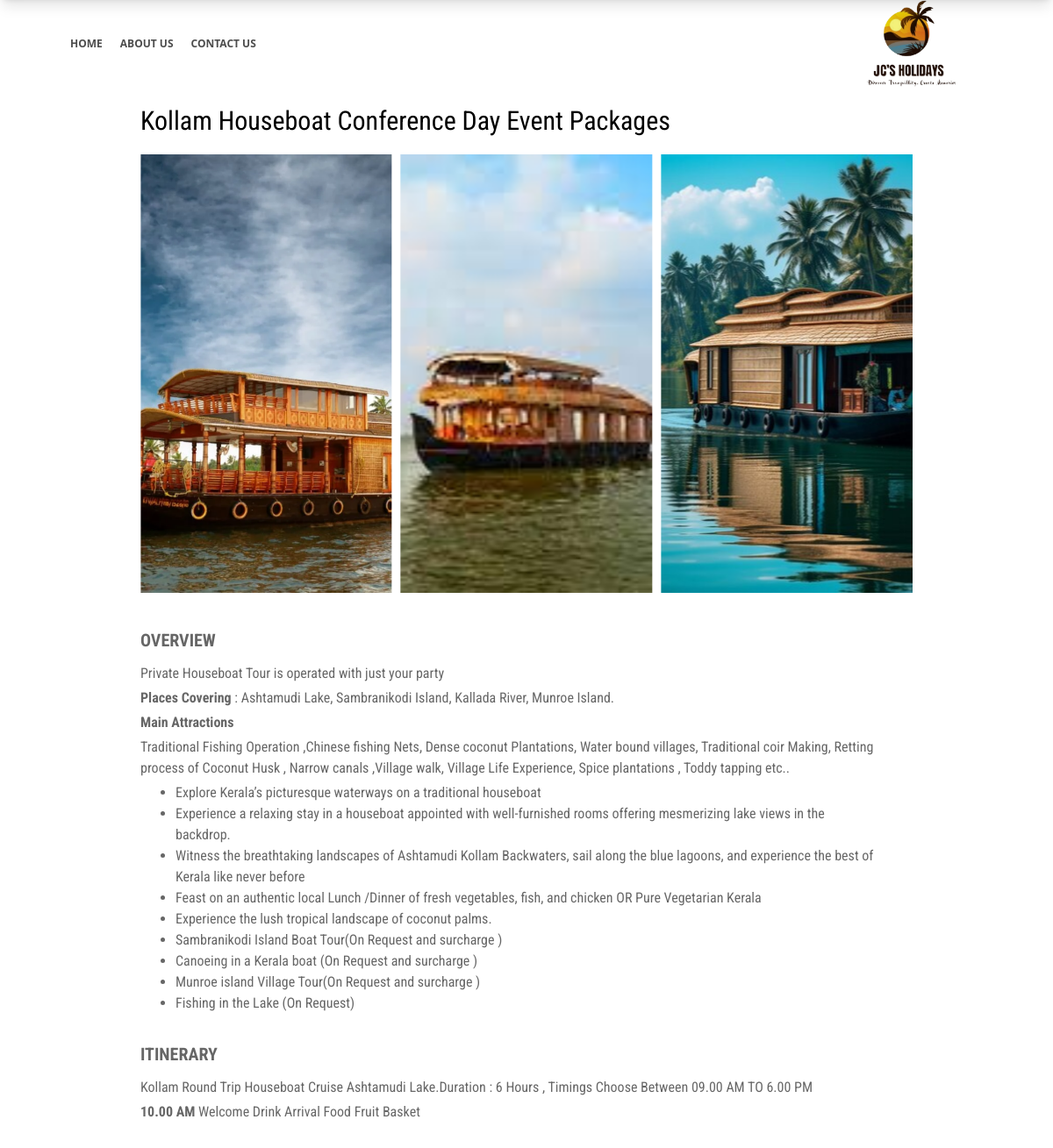
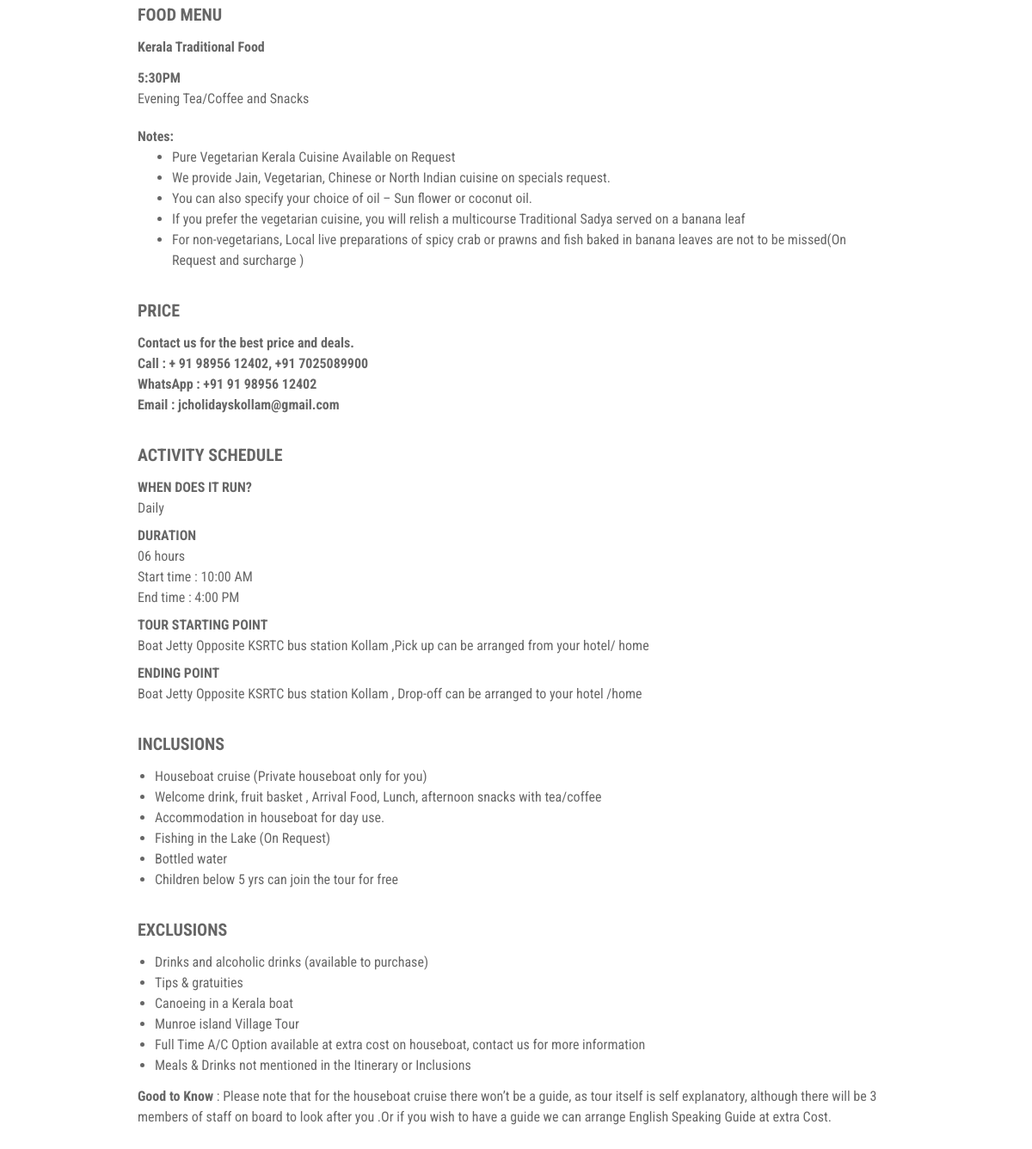
/package/Conference/, run on the app's committed database (2 pictures, top to bottom).
### myapp/models.py (models this page shows, shortened)
class BoatingPackage(models.Model):
    boat = models.ForeignKey(Boat, on_delete=models.CASCADE, related_name='packages', default=1)
    slug = models.SlugField(unique=True)
    package_name = models.CharField(max_length=255)
    thumbnail = models.ImageField(upload_to='packages/')
    short_overview = models.CharField(max_length=250)
    places_covering = models.TextField()

class PackageImage(models.Model):
    package = models.ForeignKey(BoatingPackage, related_name='package_images', on_delete=models.CASCADE)
    image = models.ImageField(upload_to='package_images/')

class MainAttraction(models.Model):
    section = models.ForeignKey(BoatingPackage, on_delete=models.CASCADE, related_name='main_attraction')
    main_attraction = models.TextField()

class AttractionBulletPoint(models.Model):
    section = models.ForeignKey(BoatingPackage, on_delete=models.CASCADE, related_name='attraction_bullet_points')
    text = models.CharField(max_length=300)

class ItinerarySection(models.Model):
    section = models.ForeignKey(BoatingPackage, on_delete=models.CASCADE, default=1, related_name='itinerary_desc')
    short_description = models.TextField()

class ItineraryItem(models.Model):
    section = models.ForeignKey(BoatingPackage, on_delete=models.CASCADE, related_name='itinerary_items')
    time = models.CharField(max_length=20)
    plan = models.TextField()

class FoodStyle(models.Model):
    section = models.ForeignKey(BoatingPackage, on_delete=models.CASCADE, related_name='food_styles')
    food_style = models.CharField(max_length=200)

class FoodTimings(models.Model):
    section = models.ForeignKey(BoatingPackage, on_delete=models.CASCADE, related_name='foodtiming')
    time = models.CharField(max_length=20)
    food = models.TextField()

class FoodBulletPoint(models.Model):
    section = models.ForeignKey(BoatingPackage, on_delete=models.CASCADE, related_name='food_bullet_points')
    text = models.CharField(max_length=300)

class WhenDoesitRun(models.Model):
    section = models.ForeignKey(BoatingPackage, on_delete=models.CASCADE, related_name='run')
    when_does_it_run = models.CharField(max_length=300)

class Duration(models.Model):
    section = models.ForeignKey(BoatingPackage, on_delete=models.CASCADE, related_name='durations')
    duration = models.CharField(max_length=300)
    start_time = models.CharField(max_length=300, default='10:00 AM')
    end_time = models.CharField(max_length=300, default='5:00 PM')

class StartAndEndPoints(models.Model):
    section = models.ForeignKey(BoatingPackage, on_delete=models.CASCADE ,related_name='start_end_points')
    starting_point = models.TextField()
    ending_point = models.TextField()

class Inclusion(models.Model):
    section = models.ForeignKey(BoatingPackage, on_delete=models.CASCADE, related_name='inclusion')
    bullet_points = models.CharField(max_length=300)

class Exclusion(models.Model):
    section = models.ForeignKey(BoatingPackage, on_delete=models.CASCADE, related_name='exclusions')
    bullet_points = models.CharField(max_length=300)

class GoodToKnow(models.Model):
    section = models.ForeignKey(BoatingPackage, on_delete=models.CASCADE, related_name='goodtoknow')
    good_to_know = models.TextField()

### myapp/views.py (the view)
# urls.py: path('package/<slug:slug>/', views.package, name='package'),
def package(request, slug):
    package = BoatingPackage.objects.get(slug=slug)
    return render(request, 'package.html', {
        'package': package,
    })

### templates/package.html (shortened to what this page needs)
{% load static %}
<!DOCTYPE html>
<html lang="en">
<head>
    <link href="https://cdn.jsdelivr.net/npm/remixicon@4.5.0/fonts/remixicon.css" rel="stylesheet"/>
    <link rel="stylesheet" href="https://cdn.jsdelivr.net/npm/swiper@11/swiper-bundle.min.css" />
    <link rel="stylesheet" href="{% static "css/main.css" %}">
    <link rel="stylesheet" href="{% static "css/style.css" %}">
</head>
<body>
    <div class="fixed top-0 z-10">
        <div class="flex flex-col">
                <div class="h-[100px] bg-white w-screen px-5 sm:px-20 flex justify-between items-center text-[12px] font-bold text-black/70">
                    <div class="hidden md:flex gap-5">
                        <a class="hover:text-black transition ease-in duration-300 hover:text-shadow" href="/">HOME</a>
                        <a class="hover:text-black transition ease-in duration-300 hover:text-shadow" href="">ABOUT US</a>
                        <a class="hover:text-black transition ease-in duration-300 hover:text-shadow" href="">CONTACT US</a>
                    </div>
                    <img class="h-[100px]" src="{% static "images/jh.png" %}" alt="">
            </div>
            <div class="">
                <img class="w-screen" src="{% static "images/bg-sldr.png" %}" alt="">
            </div>
        </div>
    </div>
    <div class="mx-5 sm:mx-40 mt-30 sm:mb-10 sm:mt-30 con">
        <h1 class="text-3xl mb-5">{{ package.package_name }}</h1>
        <div class="swiper mySwiper h-[300px] sm:h-[500px]">
            <div class="swiper-wrapper">
              {% for image in package.package_images.all %}
                <div class="swiper-slide">
                  <img class="object-cover w-full h-full" src="{{ image.image.url }}" alt="">
                </div>
              {% endfor %}
            </div>
        </div>
    </div>
    <div class="mx-5 sm:mx-40 mt-10 sm:mb-20 sm:mt-10 con">
        <div class="flex flex-col gap-8">
            <div class="flex flex-col gap-3">
                <h5 class="font-bold con text-xl text-black/60">OVERVIEW</h5>
                <div class="flex flex-col gap-1 text-black/60">
                    <p>{{ package.short_overview }}</p>
                    <p><span class="font-bold">Places Covering</span> : {{ package.places_covering }}</p>
                    <span class="font-bold">Main Attractions  </span>
                    {% for p in package.main_attraction.all  %}
                        <p>{{ p.main_attraction }}</p>
                    {% endfor %}
                    <div class="flex flex-col mx-10">
                        <ul class="list-disc">
                            {% for p in package.attraction_bullet_points.all %}
                            <li>{{ p.text }}</li>
                            {% endfor %}
                        </ul>
                    </div>
                </div>
            </div>
            <div class="flex flex-col gap-3">
                <h5 class="font-bold con text-xl text-black/60">ITINERARY</h5>
                <div class="flex flex-col gap-1 text-black/60">
                    {% for p in package.itinerary_desc.all %}
                        <p>{{ p.short_description }}</p>
                    {% endfor %}
                    {% for p in package.itinerary_items.all %}
                        <p><span class="font-bold">{{ p.time }}</span> {{ p.plan }}</p>
                    {% endfor %}
                </div>
            </div>
            <div class="flex flex-col gap-3">
                <h5 class="font-bold con text-xl text-black/60">FOOD MENU</h5>
                <div class="flex flex-col gap-3 text-black/60">
                    {% for p in package.food_styles.all %}
                        <p class="font-bold">{{ p.food_style }}</p>
                    {% endfor %}
                    <div>
                        {% for p in package.foodtiming.all %}
                            <p class="font-bold">{{p.time}}</p>
                            <p>{{p.food|linebreaks}}</p>
                        {% endfor %}
                    </div>
                    <div>
                        <p class="font-bold">Notes:</p>
                        <div class="flex flex-col mx-10">
                            <ul class="list-disc">
                                {% for p in package.food_bullet_points.all %}
                                    <li>{{ p.text }}</li>
                                {% endfor %}
                            </ul>
                        </div>
                    </div>
                </div>
            </div>
            <div class="flex flex-col gap-3">
                <h5 class="font-bold con text-xl text-black/60">PRICE</h5>
                <div>
                    <p class="font-bold text-black/60">Contact us for the best price and deals.</p>
                    <p class="font-bold text-black/60">Call : + 91 98956 12402, +91 7025089900</p>
                    <p class="font-bold text-black/60">WhatsApp : +91 91 98956 12402</p>
                    <p class="font-bold text-black/60">Email : jcholidayskollam@gmail.com</p>
                </div>
            </div>
            <div class="flex flex-col gap-3 text-black/60">
                <h5 class="font-bold con text-xl text-black/60">ACTIVITY SCHEDULE</h5>
                <div class="flex flex-col gap-2">
                    <div>
                        <p class="font-bold">WHEN DOES IT RUN?</p>
                        {% for p in package.run.all %}
                            <p>{{ p.when_does_it_run }}</p>
                        {% endfor %}
                    </div>
                    <div>
                        <p class="font-bold">DURATION</p>
                        {% for p in package.durations.all %}
                            <p>{{ p.duration }}</p>
                            <p>Start time : {{ p.start_time }}</p>
                            <p>End time : {{ p.end_time }}</p>
                        {% endfor %}
                    </div>
                    {% for p in package.start_end_points.all %}
                        <div>
                            <p class="font-bold">TOUR STARTING POINT</p>
                            <p>{{ p.starting_point }}</p>
                        </div>
                        <div>
                            <p class="font-bold">ENDING POINT</p>
                            <p>{{ p.ending_point }}</p>
                        </div>
                    {% endfor %}
                </div>
            </div>
            <div class="flex flex-col gap-3 text-black/60">
                <h5 class="font-bold con text-xl text-black/60">INCLUSIONS</h5>
                <div class="flex flex-col mx-5">
                    <ul class="list-disc">
                        {% for p in package.inclusion.all %}
                            <li>{{ p.bullet_points }}</li>
                        {% endfor %}
                    </ul>
                </div>
            </div>
            <div class="flex flex-col gap-3 text-black/60">
                <h5 class="font-bold con text-xl text-black/60">EXCLUSIONS</h5>
                <div class="flex flex-col mx-5">
                    <ul class="list-disc">
                        {% for p in package.exclusions.all %}
                            <li>{{ p.bullet_points }}</li>
                        {% endfor %}
                </div>
                {% for p in package.goodtoknow.all %}
                <p><span class="font-bold">Good to Know</span> : {{ p.good_to_know }}</p>
                {% endfor %}
            </div>
        </div>
    </div>
</body>
</html>

### static/css/style.css (style rules this page uses)
.con { font-family: "Roboto Condensed", sans-serif; }

### data on the page
BoatingPackage: package_name "Kollam Houseboat Conference Day Event Packages", short_overview "Private Houseboat Tour is operated with just your party", places_covering "Ashtamudi Lake, Sambranikodi Island, Kallada River, Munroe Island."
PackageImage: image (picture)
PackageImage: image (picture)
PackageImage: image (picture)
MainAttraction: main_attraction "Traditional Fishing Operation ,Chinese fishing Nets, Dense coconut Plantations, Water bound villages, Traditional coir Making, Retting process of Coconut Husk , Narrow canals ,Village walk, Village Life Experience, Spice plantations , Toddy tapping etc.."
AttractionBulletPoint: text "Explore Kerala’s picturesque waterways on a traditional houseboat"
AttractionBulletPoint: text "Experience a relaxing stay in a houseboat appointed with well-furnished rooms offering mesmerizing lake views in the backdrop."
AttractionBulletPoint: text "Witness the breathtaking landscapes of Ashtamudi Kollam Backwaters, sail along the blue lagoons, and experience the best of Kerala like never before"
AttractionBulletPoint: text "Feast on an authentic local Lunch /Dinner of fresh vegetables, fish, and chicken OR Pure Vegetarian Kerala"
AttractionBulletPoint: text "Experience the lush tropical landscape of coconut palms."
AttractionBulletPoint: text "Sambranikodi Island Boat Tour(On Request and surcharge )"
AttractionBulletPoint: text "Canoeing in a Kerala boat (On Request and surcharge )"
AttractionBulletPoint: text "Munroe island Village Tour(On Request and surcharge )"
AttractionBulletPoint: text "Fishing in the Lake (On Request)"
ItinerarySection: short_description "Kollam Round Trip Houseboat Cruise Ashtamudi Lake.Duration : 6 Hours , Timings Choose Between 09.00 AM TO 6.00 PM"
ItineraryItem: time "10.00 AM", plan "Welcome Drink Arrival Food Fruit Basket"
FoodStyle: food_style "Kerala Traditional Food"
FoodTimings: time "5:30PM", food "Evening Tea/Coffee and Snacks"
FoodBulletPoint: text "Pure Vegetarian Kerala Cuisine Available on Request"
FoodBulletPoint: text "We provide Jain, Vegetarian, Chinese or North Indian cuisine on specials request."
FoodBulletPoint: text "You can also specify your choice of oil – Sun flower or coconut oil."
FoodBulletPoint: text "If you prefer the vegetarian cuisine, you will relish a multicourse Traditional Sadya served on a banana leaf"
FoodBulletPoint: text "For non-vegetarians, Local live preparations of spicy crab or prawns and fish baked in banana leaves are not to be missed(On Request and surcharge )"
WhenDoesitRun: when_does_it_run "Daily"
Duration: duration "06 hours", start_time "10:00 AM", end_time "4:00 PM"
StartAndEndPoints: starting_point "Boat Jetty Opposite KSRTC bus station Kollam ,Pick up can be arranged from your hotel/ home", ending_point "Boat Jetty Opposite KSRTC bus station Kollam , Drop-off can be arranged to your hotel /home"
Inclusion: bullet_points "Houseboat cruise (Private houseboat only for you)"
Inclusion: bullet_points "Welcome drink, fruit basket , Arrival Food, Lunch, afternoon snacks with tea/coffee"
Inclusion: bullet_points "Accommodation in houseboat for day use."
Inclusion: bullet_points "Fishing in the Lake (On Request)"
Inclusion: bullet_points "Bottled water"
Inclusion: bullet_points "Children below 5 yrs can join the tour for free"
Exclusion: bullet_points "Drinks and alcoholic drinks (available to purchase)"
Exclusion: bullet_points "Tips & gratuities"
Exclusion: bullet_points "Canoeing in a Kerala boat"
Exclusion: bullet_points "Munroe island Village Tour"
Exclusion: bullet_points "Full Time A/C Option available at extra cost on houseboat, contact us for more information"
Exclusion: bullet_points "Meals & Drinks not mentioned in the Itinerary or Inclusions"
GoodToKnow: good_to_know "Please note that for the houseboat cruise there won’t be a guide, as tour itself is self explanatory, although there will be 3 members of staff on board to look after you .Or if you wish to have a guide we can arrange English Speaking Guide at extra Cost."
